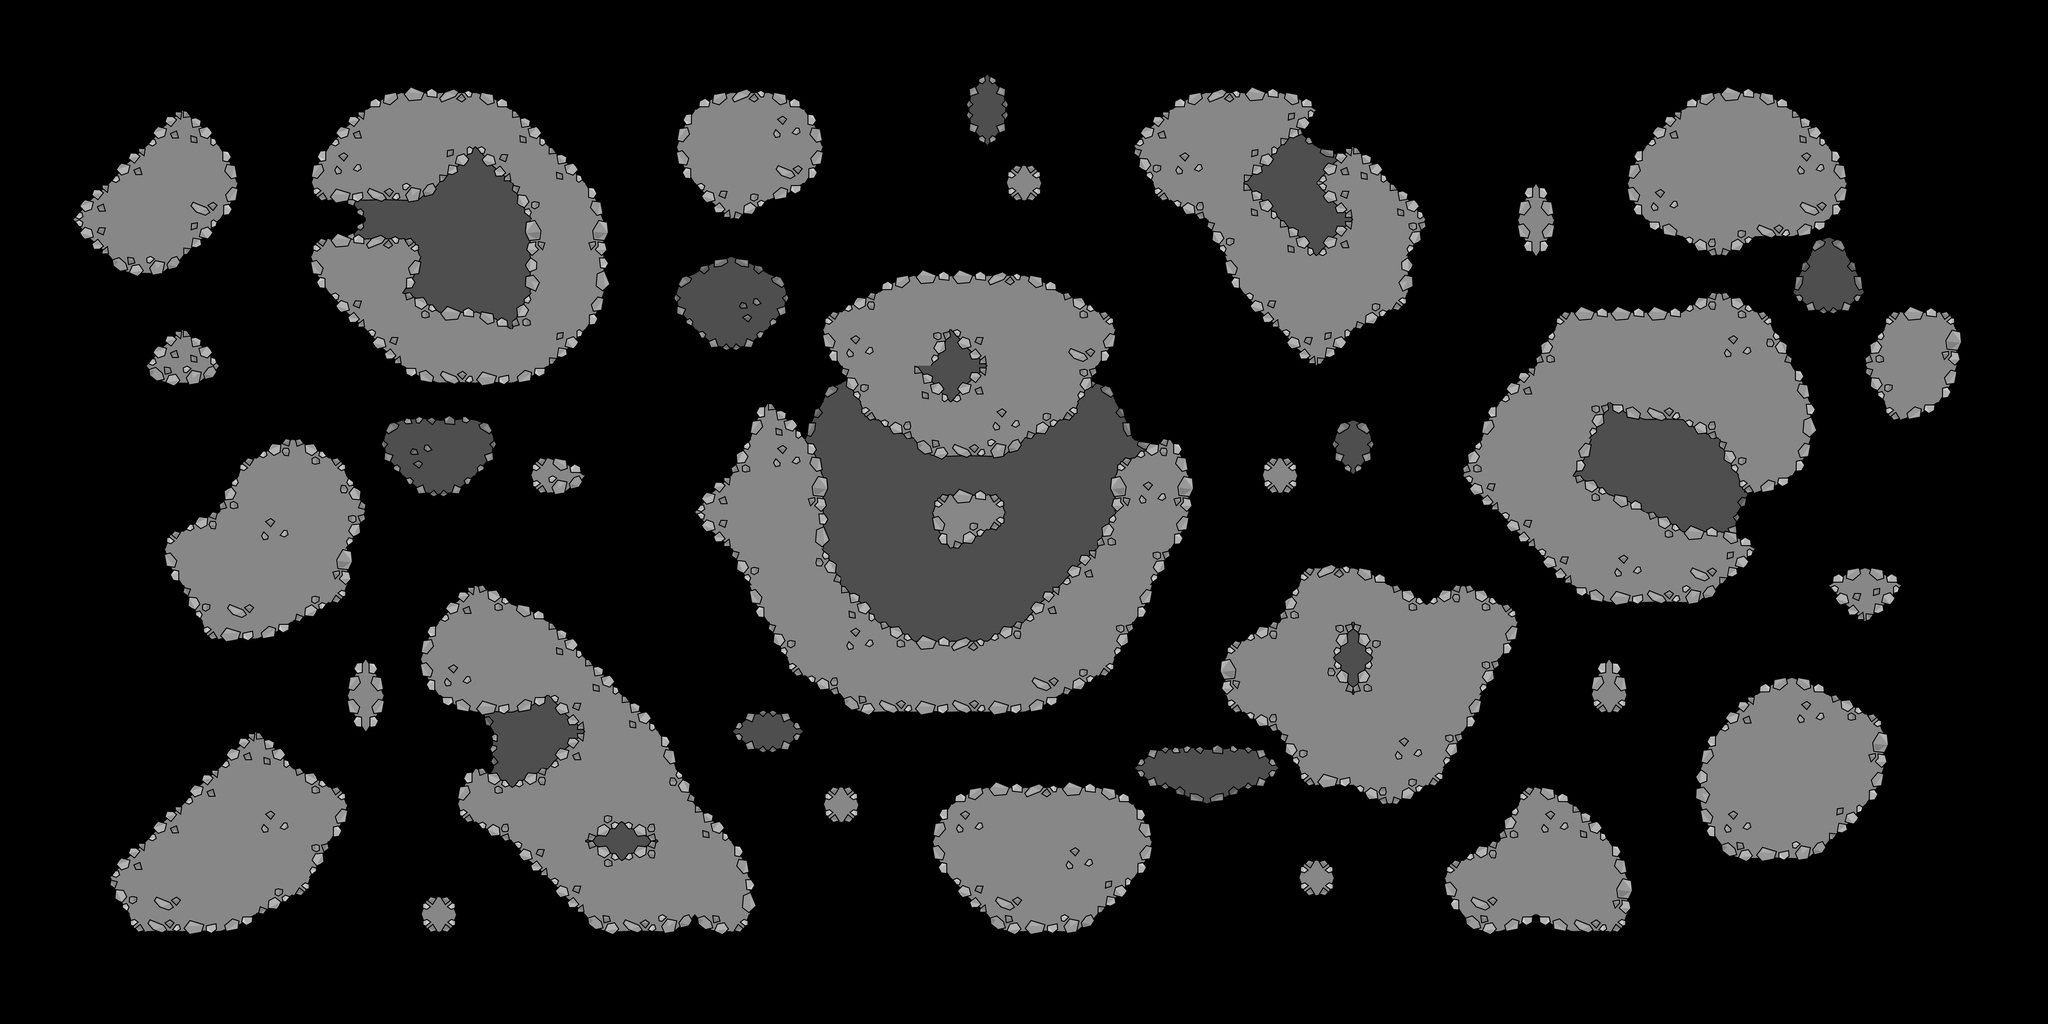

A level layout from a 2D game, rendered from its tile map. Below: a short description, then the map file with tile-grid data replaced by summaries:
An orthogonal 56x28 tile map with 128x128 px tiles, 2 tile layers (tilebg, tile) and 21 objects (wp_p_05, sp_p_05, sp_p_00, sp_p_01, sp_p_02, ...).

<map version="1.0" orientation="orthogonal" width="56" height="28" tilewidth="128" tileheight="128">
 <tileset firstgid="1" source="t64Moon_new.tsx" />
 <layer name="tilebg" width="56" height="28">
  <data>[1568 cells, 174 non-empty, 23 distinct tile ids]</data>
 </layer>
 <layer name="tile" width="56" height="28">
  <data>[1568 cells, 620 non-empty, 38 distinct tile ids]</data>
 </layer>
 <objectgroup name="objects" width="56" height="28">
  <object name="wp_p_05" x="1672" y="1100">
   <properties>
    <property name="weapon" value="flame,m93ba,smaw,machete,shotgun" />
   </properties>
  </object>
  <object name="sp_p_05" x="448" y="1196" />
  <object name="sp_p_00" x="1826" y="1310" />
  <object name="sp_p_01" x="3128" y="1102" width="20" height="22" />
  <object name="sp_p_02" x="3240" y="144" />
  <object name="sp_p_03" x="478" y="160" />
  <object name="wp_p_03" x="758" y="134" width="22" height="20">
   <properties>
    <property name="weapon" value="m16,riot,phasr" />
   </properties>
  </object>
  <object name="wp_p_00" x="816" y="532">
   <properties>
    <property name="weapon" value="fragnade,m14,phasr,gasnade,proxynade" />
   </properties>
  </object>
  <object name="wp_p_04" x="1316" y="148">
   <properties>
    <property name="weapon" value="fragnade,gasnade,m14,phasr" />
   </properties>
  </object>
  <object name="wp_p_01" x="896" y="1352">
   <properties>
    <property name="weapon" value="ak47,healthpack,phasr" />
   </properties>
  </object>
  <object name="sp_p_07" x="1694" y="162" />
  <object name="wp_p_07" x="2304" y="408">
   <properties>
    <property name="weapon" value="riot,phasr,m16" />
   </properties>
  </object>
  <object name="wp_p_08" x="2978" y="914">
   <properties>
    <property name="weapon" value="ak47,healthpack,phasr" />
   </properties>
  </object>
  <object name="wp_p_09" x="2854" y="520">
   <properties>
    <property name="weapon" value="fragnade,gasnade,m14,phasr,proxynade" />
   </properties>
  </object>
  <object name="wp_p_10" x="2336" y="975">
   <properties>
    <property name="weapon" value="ak47,healthpack,phasr" />
   </properties>
  </object>
  <object name="wp_p_11" x="1765" y="1353">
   <properties>
    <property name="weapon" value="riot,healthpack,mp5,proxynade" />
   </properties>
  </object>
  <object name="wp_p_15" x="1680" y="852">
   <properties>
    <property name="weapon" value="fragnade,gasnade,healthpack" />
   </properties>
  </object>
  <object name="" x="1300" y="926" height="10" />
  <object name="wp_p_16" x="2830" y="1454">
   <properties>
    <property name="weapon" value="gasnade,fragnade,proxynade" />
   </properties>
  </object>
  <object name="wp_p_17" x="238" y="1456">
   <properties>
    <property name="weapon" value="gasnade,fragnade,proxynade" />
   </properties>
  </object>
  <object name="" x="3072" y="1664" />
 </objectgroup>
</map>
